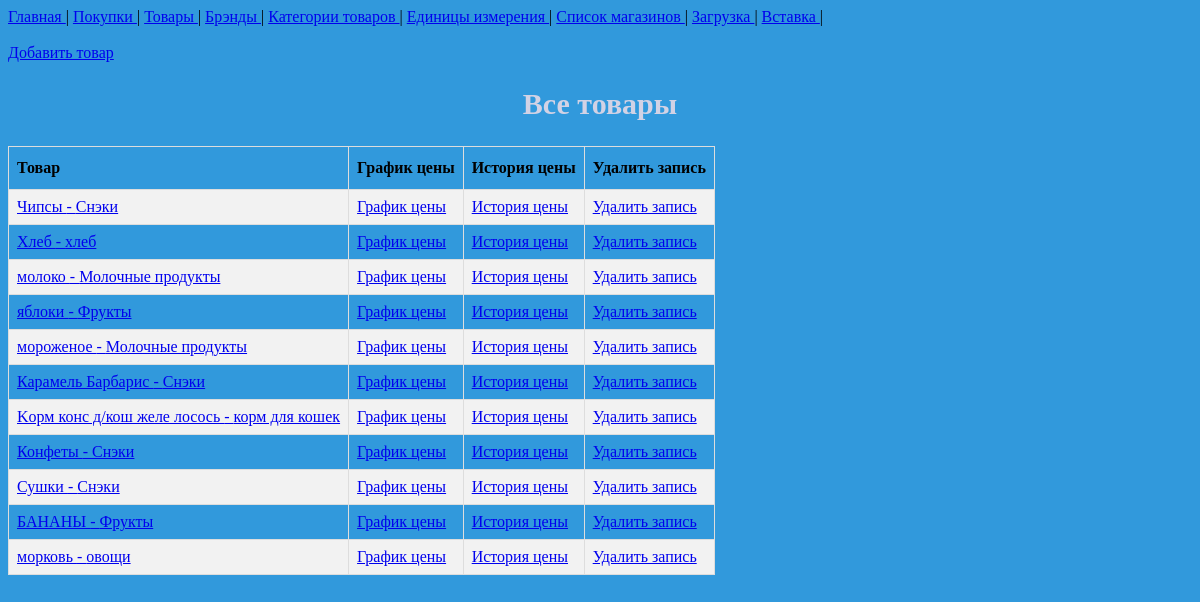
/product/, run on an earlier commit of the app's database.
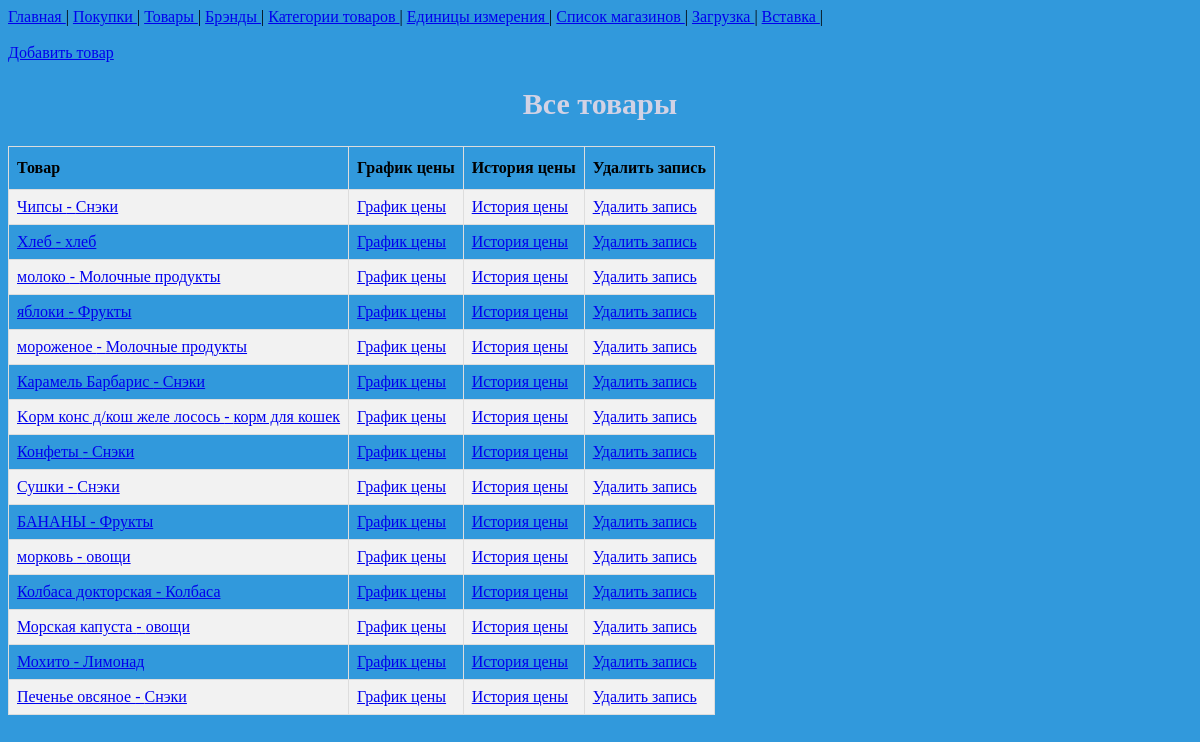
And on a later commit of the database.
### buy/models.py (models this page shows, shortened)
class Product(models.Model):
    name = models.CharField(max_length=100)
    category = models.ForeignKey(Category, models.PROTECT, null=True, blank=True)
    def get_url(self):
        return reverse('update-product', args=[self.id])
    def del_url(self):
        return reverse('del-product', args=[self.id])
    def get_plot_price(self):
        return reverse('plot-price', args=[self.id])
    def get_list_price(self):
        return reverse('list-price', args=[self.id])

class Category(models.Model):
    name = models.CharField(max_length=60)
    def __str__(self):
        return self.name

### buy/views.py (the view)
# urls.py: path('product/', views.ListProduct.as_view(), name='list-product'),
class ListProduct(ListView):
    template_name = 'buy/list_product.html'
    model = Product

### buy/templates/buy/list_product.html (shortened to what this page needs)
{% extends 'buy/base.html' %}
{% block content %}
    {% include 'includes/navbar.html' %}
    <br>
    <a href=" {% url 'create-product' %} " > Добавить товар </a>
    <h2>Все товары </h2>
    <table>
        <tr>
            <th>Товар</th>
            <th>График цены</th>
            <th>История цены</th>
            <th>Удалить запись</th>
        </tr>
        {% for product in object_list %}
            <tr>
                <td> <a href=" {{ product.get_url }}"> {{ product.name }} - {{ product.category }} </a> </td>
                <td> <a href=" {{ product.get_plot_price }} " > График цены </a> </td>
                <td> <a href=" {{ product.get_list_price }} " > История цены </a> </td>
                <td> <a href=" {{ product.del_url }} ">Удалить запись</a></td>
            </tr>
        {% endfor %}
    </table>
{% endblock %}

What changed in the data, as far as the page shows it:
added Product: name "Колбаса докторская", category "Колбаса"
added Product: name "Морская капуста", category "овощи"
added Product: name "Мохито", category "Лимонад"
added Product: name "Печенье овсяное", category "Снэки"
